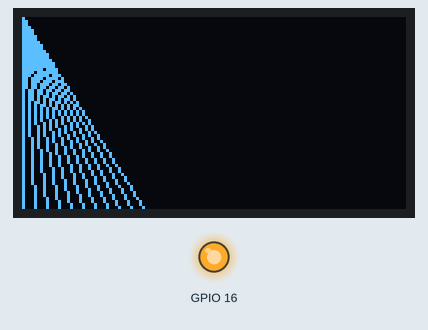
This sketch was run on a simulated ESP32. On the bench: 128×64 one-colour display, output pins drawn as LEDs (lit = HIGH).

Above: at 0.4 s.
At 7.1 s:
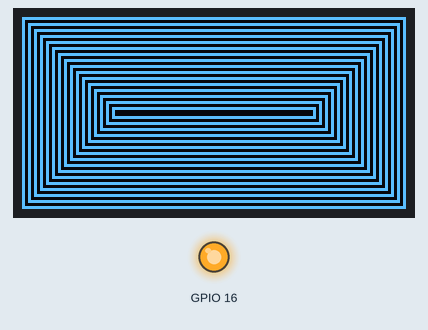
At 8.4 s:
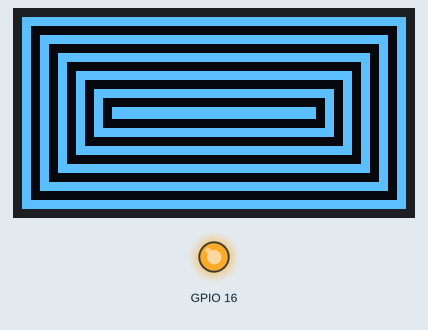
At 10.1 s:
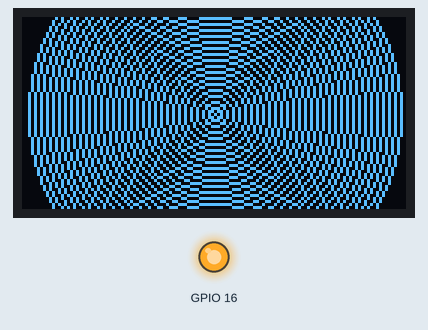
At 11.8 s:
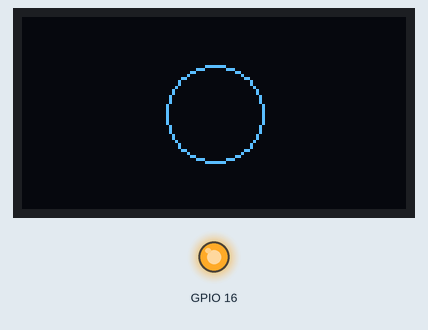
At 17.9 s:
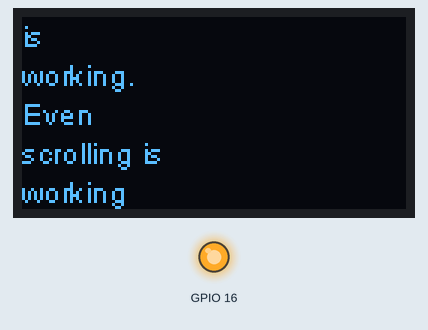

The sketch:

Heltec_SSD1306DrawingDemo.ino
```cpp
// This example just provide basic function test;
// For more informations, please vist www.heltec.cn or mail to support@heltec.cn

#include <Wire.h>  // Only needed for Arduino 1.6.5 and earlier
#include "SSD1306.h" // alias for `#include "SSD1306Wire.h"`

//OLED pins to ESP32 GPIOs via this connecthin:
//OLED_SDA -- GPIO4
//OLED_SCL -- GPIO15
//OLED_RST -- GPIO16

#define DISPLAY_HEIGHT 64
#define DISPLAY_WIDTH  128

SSD1306  display(0x3c, 4, 15);

// Adapted from Adafruit_SSD1306
void drawLines() {
  for (int16_t i=0; i<DISPLAY_WIDTH; i+=4) {
    display.drawLine(0, 0, i, DISPLAY_HEIGHT-1);
    display.display();
    delay(10);
  }
  for (int16_t i=0; i<DISPLAY_HEIGHT; i+=4) {
    display.drawLine(0, 0, DISPLAY_WIDTH-1, i);
    display.display();
    delay(10);
  }
  delay(250);

  display.clear();
  for (int16_t i=0; i<DISPLAY_WIDTH; i+=4) {
    display.drawLine(0, DISPLAY_HEIGHT-1, i, 0);
    display.display();
    delay(10);
  }
  for (int16_t i=DISPLAY_HEIGHT-1; i>=0; i-=4) {
    display.drawLine(0, DISPLAY_HEIGHT-1, DISPLAY_WIDTH-1, i);
    display.display();
    delay(10);
  }
  delay(250);

  display.clear();
  for (int16_t i=DISPLAY_WIDTH-1; i>=0; i-=4) {
    display.drawLine(DISPLAY_WIDTH-1, DISPLAY_HEIGHT-1, i, 0);
    display.display();
    delay(10);
  }
  for (int16_t i=DISPLAY_HEIGHT-1; i>=0; i-=4) {
    display.drawLine(DISPLAY_WIDTH-1, DISPLAY_HEIGHT-1, 0, i);
    display.display();
    delay(10);
  }
  delay(250);
  display.clear();
  for (int16_t i=0; i<DISPLAY_HEIGHT; i+=4) {
    display.drawLine(DISPLAY_WIDTH-1, 0, 0, i);
    display.display();
    delay(10);
  }
  for (int16_t i=0; i<DISPLAY_WIDTH; i+=4) {
    display.drawLine(DISPLAY_WIDTH-1, 0, i, DISPLAY_HEIGHT-1);
    display.display();
    delay(10);
  }
  delay(250);
}

// Adapted from Adafruit_SSD1306
void drawRect(void) {
  for (int16_t i=0; i<DISPLAY_HEIGHT/2; i+=2) {
    display.drawRect(i, i, DISPLAY_WIDTH-2*i, DISPLAY_HEIGHT-2*i);
    display.display();
    delay(10);
  }
}

// Adapted from Adafruit_SSD1306
void fillRect(void) {
  uint8_t color = 1;
  for (int16_t i=0; i<DISPLAY_HEIGHT/2; i+=3) {
    display.setColor((color % 2 == 0) ? BLACK : WHITE); // alternate colors
    display.fillRect(i, i, DISPLAY_WIDTH - i*2, DISPLAY_HEIGHT - i*2);
    display.display();
    delay(10);
    color++;
  }
  // Reset back to WHITE
  display.setColor(WHITE);
}

// Adapted from Adafruit_SSD1306
void drawCircle(void) {
  for (int16_t i=0; i<DISPLAY_HEIGHT; i+=2) {
    display.drawCircle(DISPLAY_WIDTH/2, DISPLAY_HEIGHT/2, i);
    display.display();
    delay(10);
  }
  delay(1000);
  display.clear();

  // This will draw the part of the circel in quadrant 1
  // Quadrants are numberd like this:
  //   0010 | 0001
  //  ------|-----
  //   0100 | 1000
  //
  display.drawCircleQuads(DISPLAY_WIDTH/2, DISPLAY_HEIGHT/2, DISPLAY_HEIGHT/4, 0b00000001);
  display.display();
  delay(200);
  display.drawCircleQuads(DISPLAY_WIDTH/2, DISPLAY_HEIGHT/2, DISPLAY_HEIGHT/4, 0b00000011);
  display.display();
  delay(200);
  display.drawCircleQuads(DISPLAY_WIDTH/2, DISPLAY_HEIGHT/2, DISPLAY_HEIGHT/4, 0b00000111);
  display.display();
  delay(200);
  display.drawCircleQuads(DISPLAY_WIDTH/2, DISPLAY_HEIGHT/2, DISPLAY_HEIGHT/4, 0b00001111);
  display.display();
}

void printBuffer(void) {
  // Initialize the log buffer
  // allocate memory to store 8 lines of text and 30 chars per line.
  display.setLogBuffer(5, 30);

  // Some test data
  const char* test[] = {
      "Hello",
      "World" ,
      "----",
      "Show off",
      "how",
      "the log buffer",
      "is",
      "working.",
      "Even",
      "scrolling is",
      "working"
  };

  for (uint8_t i = 0; i < 11; i++) {
    display.clear();
    // Print to the screen
    display.println(test[i]);
    // Draw it to the internal screen buffer
    display.drawLogBuffer(0, 0);
    // Display it on the screen
    display.display();
    delay(500);
  }
}

void setup() {
  pinMode(16,OUTPUT);
  digitalWrite(16, LOW);    // set GPIO16 low to reset OLED
  delay(50);
  digitalWrite(16, HIGH); // while OLED is running, must set GPIO16 in high

  display.init();

  // display.flipScreenVertically();

  display.setContrast(255);

  drawLines();
  delay(1000);
  display.clear();

  drawRect();
  delay(1000);
  display.clear();

  fillRect();
  delay(1000);
  display.clear();

  drawCircle();
  delay(1000);
  display.clear();

  printBuffer();
  delay(1000);
  display.clear();
}

void loop() { }
```

Measured:
- what the display in image 1 shows lasts 1.0 s, from 7.1 s to 8.1 s
